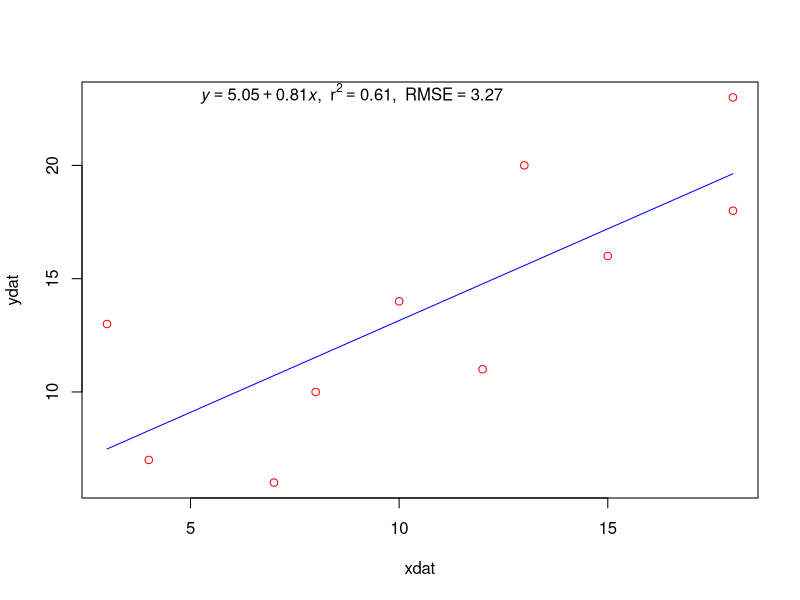

Reproduce this figure in R.
#Part-A: Straight line fit without errors

## Define 2 datasets as vectors 

xdat = c(18, 13, 18, 15, 10, 12, 8, 4, 7, 3)
ydat = c( 23, 20, 18, 16, 14, 11, 10, 7, 6, 13 )

#Create a dataframe of vectors 
df = data.frame(x= xdat, y=ydat)

##  function call for lm(). Here,x~y represents a linear relationship "y = a0 + a1 x "
#    (Use y~x-1 if you dont want intercept)

dat = lm(y~x, df)


#Printing fitted results

#Intercept
print(paste("Intercept = ", dat$coefficients[1]))

#Slope
print(paste("Slope = ", dat$coefficients[2]))

#Fitted values
print(dat$fitted.values)

#To see 95% confidence interval
confint(dat, level= 0.95)

#A summary of entire analysis 
print(summary(dat))

#Eqn

#eqn = 

#Calculate Root mean square error in and other values

rmse <- round(sqrt(mean(resid(dat)^2)), 2)
coefs <- coef(dat)
b0 <- round(coefs[1], 2)
b1 <- round(coefs[2],2)
r2 <- round(summary(dat)$r.squared, 2)

#Building equation 
eqn <- bquote(italic(y) == .(b0) + .(b1)*italic(x) * "," ~~ 
                r^2 == .(r2) * "," ~~ RMSE == .(rmse))




#Plot the results: First Plot data points and then x versus fitted y

plot(xdat, ydat, col='red')
lines(xdat, dat$fitted.values, col='blue')

text(5, 23, eqn, pos = 4)



